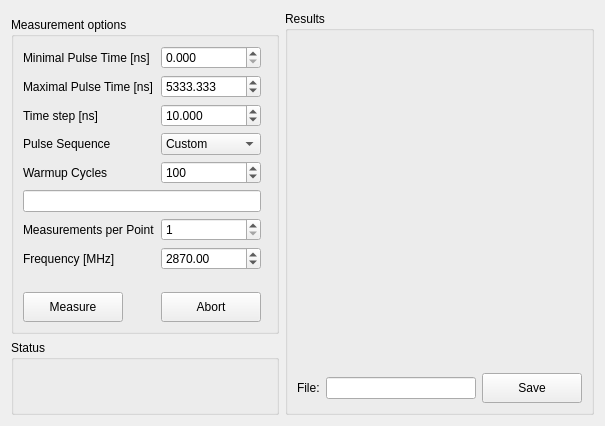
<?xml version="1.0" encoding="UTF-8"?>
<ui version="4.0">
 <class>Form</class>
 <widget class="QWidget" name="Form">
  <property name="geometry">
   <rect>
    <x>0</x>
    <y>0</y>
    <width>605</width>
    <height>426</height>
   </rect>
  </property>
  <property name="windowTitle">
   <string>Demo Setup - Rabi</string>
  </property>
  <layout class="QHBoxLayout" name="horizontalLayout">
   <item>
    <layout class="QGridLayout" name="gridLayout_3">
     <item row="2" column="0">
      <widget class="QGroupBox" name="groupBox_3">
       <property name="title">
        <string>Status</string>
       </property>
       <layout class="QVBoxLayout" name="verticalLayout">
        <item>
         <widget class="QLabel" name="label_stat1">
          <property name="text">
           <string/>
          </property>
         </widget>
        </item>
        <item>
         <widget class="QLabel" name="label_stat2">
          <property name="text">
           <string/>
          </property>
         </widget>
        </item>
       </layout>
      </widget>
     </item>
     <item row="0" column="1" rowspan="3">
      <widget class="QGroupBox" name="groupBox_2">
       <property name="title">
        <string>Results</string>
       </property>
       <layout class="QGridLayout" name="gridLayout_2">
        <item row="1" column="1">
         <widget class="QLineEdit" name="line_file">
          <property name="sizePolicy">
           <sizepolicy hsizetype="Preferred" vsizetype="Fixed">
            <horstretch>0</horstretch>
            <verstretch>0</verstretch>
           </sizepolicy>
          </property>
         </widget>
        </item>
        <item row="1" column="0">
         <widget class="QLabel" name="label_5">
          <property name="sizePolicy">
           <sizepolicy hsizetype="Maximum" vsizetype="Preferred">
            <horstretch>0</horstretch>
            <verstretch>0</verstretch>
           </sizepolicy>
          </property>
          <property name="text">
           <string>File:</string>
          </property>
         </widget>
        </item>
        <item row="1" column="2">
         <widget class="QPushButton" name="btn_save">
          <property name="sizePolicy">
           <sizepolicy hsizetype="Maximum" vsizetype="Fixed">
            <horstretch>0</horstretch>
            <verstretch>0</verstretch>
           </sizepolicy>
          </property>
          <property name="minimumSize">
           <size>
            <width>100</width>
            <height>30</height>
           </size>
          </property>
          <property name="layoutDirection">
           <enum>Qt::LeftToRight</enum>
          </property>
          <property name="text">
           <string>Save</string>
          </property>
         </widget>
        </item>
        <item row="0" column="0" colspan="3">
         <widget class="MatplotlibWidget" name="mpl_results">
          <property name="sizePolicy">
           <sizepolicy hsizetype="Expanding" vsizetype="Expanding">
            <horstretch>0</horstretch>
            <verstretch>0</verstretch>
           </sizepolicy>
          </property>
          <property name="minimumSize">
           <size>
            <width>200</width>
            <height>200</height>
           </size>
          </property>
         </widget>
        </item>
       </layout>
      </widget>
     </item>
     <item row="1" column="0">
      <widget class="QGroupBox" name="groupBox">
       <property name="sizePolicy">
        <sizepolicy hsizetype="Fixed" vsizetype="Preferred">
         <horstretch>0</horstretch>
         <verstretch>0</verstretch>
        </sizepolicy>
       </property>
       <property name="title">
        <string>Measurement options</string>
       </property>
       <layout class="QGridLayout" name="gridLayout">
        <item row="10" column="0">
         <widget class="QPushButton" name="btn_measure">
          <property name="sizePolicy">
           <sizepolicy hsizetype="Fixed" vsizetype="Fixed">
            <horstretch>0</horstretch>
            <verstretch>0</verstretch>
           </sizepolicy>
          </property>
          <property name="minimumSize">
           <size>
            <width>100</width>
            <height>30</height>
           </size>
          </property>
          <property name="text">
           <string>Measure</string>
          </property>
         </widget>
        </item>
        <item row="7" column="0">
         <widget class="QLabel" name="label_6">
          <property name="text">
           <string>Frequency [MHz]</string>
          </property>
         </widget>
        </item>
        <item row="2" column="0">
         <widget class="QLabel" name="label_3">
          <property name="text">
           <string>Time step [ns]</string>
          </property>
         </widget>
        </item>
        <item row="0" column="0">
         <widget class="QLabel" name="label">
          <property name="text">
           <string>Minimal Pulse Time [ns]</string>
          </property>
         </widget>
        </item>
        <item row="3" column="0">
         <widget class="QLabel" name="label_7">
          <property name="text">
           <string>Pulse Sequence</string>
          </property>
         </widget>
        </item>
        <item row="6" column="0">
         <widget class="QLabel" name="label_4">
          <property name="text">
           <string>Measurements per Point</string>
          </property>
         </widget>
        </item>
        <item row="1" column="0">
         <widget class="QLabel" name="label_2">
          <property name="text">
           <string>Maximal Pulse Time [ns]</string>
          </property>
         </widget>
        </item>
        <item row="9" column="0" colspan="3">
         <spacer name="verticalSpacer">
          <property name="orientation">
           <enum>Qt::Vertical</enum>
          </property>
          <property name="sizeHint" stdset="0">
           <size>
            <width>20</width>
            <height>40</height>
           </size>
          </property>
         </spacer>
        </item>
        <item row="5" column="0" colspan="2">
         <widget class="QLineEdit" name="line_seq"/>
        </item>
        <item row="10" column="1">
         <widget class="QPushButton" name="btn_abort">
          <property name="sizePolicy">
           <sizepolicy hsizetype="Fixed" vsizetype="Fixed">
            <horstretch>0</horstretch>
            <verstretch>0</verstretch>
           </sizepolicy>
          </property>
          <property name="minimumSize">
           <size>
            <width>100</width>
            <height>30</height>
           </size>
          </property>
          <property name="text">
           <string>Abort</string>
          </property>
         </widget>
        </item>
        <item row="0" column="1">
         <widget class="QDoubleSpinBox" name="box_min">
          <property name="decimals">
           <number>3</number>
          </property>
          <property name="minimum">
           <double>0.000000000000000</double>
          </property>
          <property name="maximum">
           <double>10666.665999999999258</double>
          </property>
          <property name="singleStep">
           <double>20.833333000000000</double>
          </property>
         </widget>
        </item>
        <item row="1" column="1">
         <widget class="QDoubleSpinBox" name="box_max">
          <property name="decimals">
           <number>3</number>
          </property>
          <property name="maximum">
           <double>100000.000000000000000</double>
          </property>
          <property name="value">
           <double>5333.332999999999629</double>
          </property>
         </widget>
        </item>
        <item row="6" column="1">
         <widget class="QSpinBox" name="box_count">
          <property name="minimum">
           <number>1</number>
          </property>
         </widget>
        </item>
        <item row="7" column="1">
         <widget class="QDoubleSpinBox" name="box_freq">
          <property name="maximum">
           <double>4000.000000000000000</double>
          </property>
          <property name="singleStep">
           <double>1.000000000000000</double>
          </property>
          <property name="value">
           <double>2870.000000000000000</double>
          </property>
         </widget>
        </item>
        <item row="2" column="1">
         <widget class="QDoubleSpinBox" name="box_step">
          <property name="decimals">
           <number>3</number>
          </property>
          <property name="minimum">
           <double>1.000000000000000</double>
          </property>
          <property name="maximum">
           <double>5333.332999999999629</double>
          </property>
          <property name="singleStep">
           <double>10.000000000000000</double>
          </property>
          <property name="value">
           <double>10.000000000000000</double>
          </property>
         </widget>
        </item>
        <item row="3" column="1">
         <widget class="QComboBox" name="box_seq">
          <property name="editable">
           <bool>false</bool>
          </property>
          <property name="currentIndex">
           <number>0</number>
          </property>
          <item>
           <property name="text">
            <string>Custom</string>
           </property>
          </item>
         </widget>
        </item>
        <item row="4" column="0">
         <widget class="QLabel" name="lbl_warmup">
          <property name="text">
           <string>Warmup Cycles</string>
          </property>
         </widget>
        </item>
        <item row="4" column="1">
         <widget class="QSpinBox" name="box_warmup">
          <property name="maximum">
           <number>9999</number>
          </property>
          <property name="value">
           <number>100</number>
          </property>
         </widget>
        </item>
       </layout>
      </widget>
     </item>
    </layout>
   </item>
  </layout>
 </widget>
 <customwidgets>
  <customwidget>
   <class>MatplotlibWidget</class>
   <extends>QWidget</extends>
   <header>matplotlibwidget</header>
  </customwidget>
 </customwidgets>
 <resources/>
 <connections/>
</ui>
